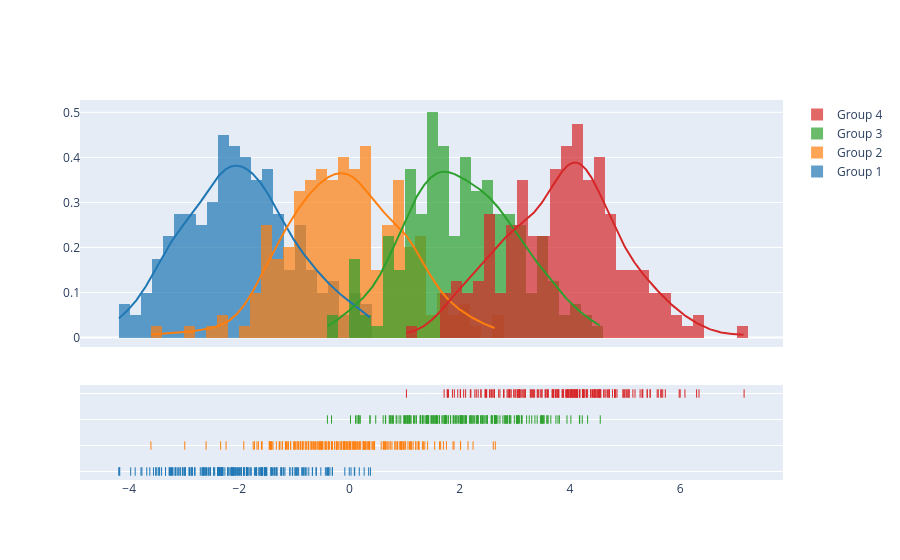

Source (notebook cell):
### Code cell
import plotly.figure_factory as ff

# Add histogram data
x1 = np.random.randn(200) - 2
x2 = np.random.randn(200)
x3 = np.random.randn(200) + 2
x4 = np.random.randn(200) + 4

# Group data together
hist_data = [x1, x2, x3, x4]

group_labels = ['Group 1', 'Group 2', 'Group 3', 'Group 4']

# Create distplot with custom bin_size
fig = ff.create_distplot(hist_data, group_labels, bin_size=.2)
fig.show()

### Figure 1 — Plotly figure (JSON) as saved in the notebook; plotly's stock layout.template omitted (floating-point values rounded to 4 significant figures; data arrays with more than 128 entries replaced by an {"elided": "..."} marker saying what was removed)
{"data": [{"autobinx": false, "histnorm": "probability density", "legendgroup": "Group 1", "marker": {"color": "rgb(31, 119, 180)"}, "name": "Group 1", "opacity": 0.7, "type": "histogram", "x": {"elided": "200 float values"}, "xaxis": "x", "xbins": {"end": 0.3794, "size": 0.2, "start": -4.187}, "yaxis": "y"}, {"autobinx": false, "histnorm": "probability density", "legendgroup": "Group 2", "marker": {"color": "rgb(255, 127, 14)"}, "name": "Group 2", "opacity": 0.7, "type": "histogram", "x": {"elided": "200 float values"}, "xaxis": "x", "xbins": {"end": 2.646, "size": 0.2, "start": -3.606}, "yaxis": "y"}, {"autobinx": false, "histnorm": "probability density", "legendgroup": "Group 3", "marker": {"color": "rgb(44, 160, 44)"}, "name": "Group 3", "opacity": 0.7, "type": "histogram", "x": {"elided": "200 float values"}, "xaxis": "x", "xbins": {"end": 4.551, "size": 0.2, "start": -0.4019}, "yaxis": "y"}, {"autobinx": false, "histnorm": "probability density", "legendgroup": "Group 4", "marker": {"color": "rgb(214, 39, 40)"}, "name": "Group 4", "opacity": 0.7, "type": "histogram", "x": {"elided": "200 float values"}, "xaxis": "x", "xbins": {"end": 7.162, "size": 0.2, "start": 1.033}, "yaxis": "y"}, {"legendgroup": "Group 1", "marker": {"color": "rgb(31, 119, 180)"}, "mode": "lines", "name": "Group 1", "showlegend": false, "type": "scatter", "x": {"elided": "500 float values"}, "xaxis": "x", "y": {"elided": "500 float values"}, "yaxis": "y"}, {"legendgroup": "Group 2", "marker": {"color": "rgb(255, 127, 14)"}, "mode": "lines", "name": "Group 2", "showlegend": false, "type": "scatter", "x": {"elided": "500 float values"}, "xaxis": "x", "y": {"elided": "500 float values"}, "yaxis": "y"}, {"legendgroup": "Group 3", "marker": {"color": "rgb(44, 160, 44)"}, "mode": "lines", "name": "Group 3", "showlegend": false, "type": "scatter", "x": {"elided": "500 float values"}, "xaxis": "x", "y": {"elided": "500 float values"}, "yaxis": "y"}, {"legendgroup": "Group 4", "marker": {"color": "rgb(214, 39, 40)"}, "mode": "lines", "name": "Group 4", "showlegend": false, "type": "scatter", "x": {"elided": "500 float values"}, "xaxis": "x", "y": {"elided": "500 float values"}, "yaxis": "y"}, {"legendgroup": "Group 1", "marker": {"color": "rgb(31, 119, 180)", "symbol": "line-ns-open"}, "mode": "markers", "name": "Group 1", "showlegend": false, "type": "scatter", "x": {"elided": "200 float values"}, "xaxis": "x", "y": {"elided": "200 str values"}, "yaxis": "y2"}, {"legendgroup": "Group 2", "marker": {"color": "rgb(255, 127, 14)", "symbol": "line-ns-open"}, "mode": "markers", "name": "Group 2", "showlegend": false, "type": "scatter", "x": {"elided": "200 float values"}, "xaxis": "x", "y": {"elided": "200 str values"}, "yaxis": "y2"}, {"legendgroup": "Group 3", "marker": {"color": "rgb(44, 160, 44)", "symbol": "line-ns-open"}, "mode": "markers", "name": "Group 3", "showlegend": false, "type": "scatter", "x": {"elided": "200 float values"}, "xaxis": "x", "y": {"elided": "200 str values"}, "yaxis": "y2"}, {"legendgroup": "Group 4", "marker": {"color": "rgb(214, 39, 40)", "symbol": "line-ns-open"}, "mode": "markers", "name": "Group 4", "showlegend": false, "type": "scatter", "x": {"elided": "200 float values"}, "xaxis": "x", "y": {"elided": "200 str values"}, "yaxis": "y2"}], "layout": {"barmode": "overlay", "hovermode": "closest", "legend": {"traceorder": "reversed"}, "xaxis": {"anchor": "y2", "domain": [0.0, 1.0], "zeroline": false}, "yaxis": {"anchor": "free", "domain": [0.35, 1], "position": 0.0}, "yaxis2": {"anchor": "x", "domain": [0, 0.25], "dtick": 1, "showticklabels": false}}}
